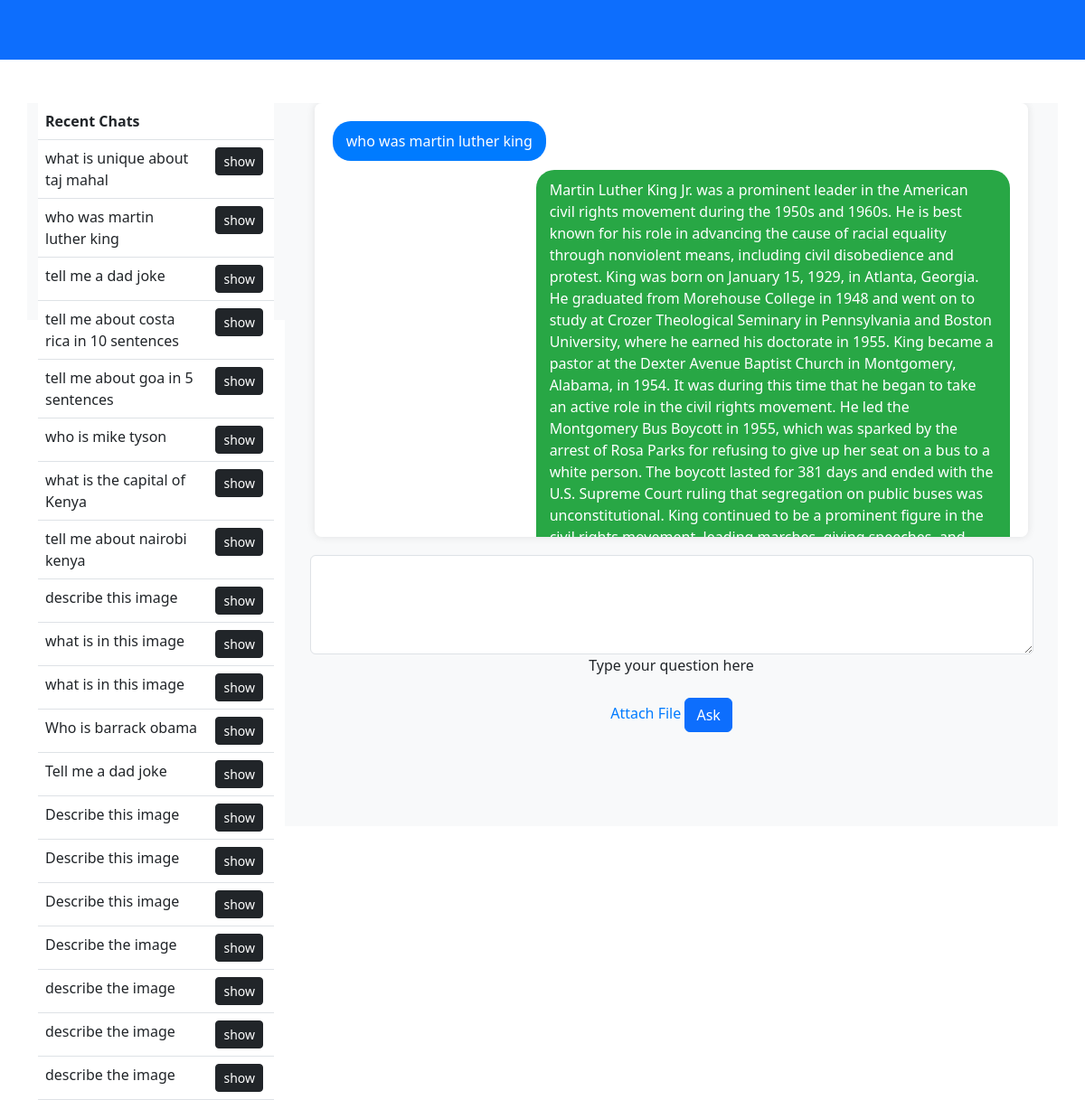
/load/c0f702d4-83d8-4f55-98b2-f9a04b19106a, run on the app's committed database.
### app.py (models this page shows)
class ChatHistory(db.Model):
    id = db.Column(db.String(36), primary_key=True)
    conversation_history = db.Column(db.Text)

### app.py (the view)
@app.route("/load/<id>", methods=['GET', 'POST'])
def loadChat(id):
    if request.method == 'GET':
        session_id = id
        conversation_history = get_or_create_session(session_id)
        user_messages = chat_history()
        print(f'I am clicked from table')
        return render_template('index.html', conversation_history=conversation_history, session_id=session_id, user_messages=user_messages)
    else:
        pass

### app.py (called while the page is built)
def get_or_create_session(session_id):
    existing_session = ChatHistory.query.filter_by(id=session_id).first()
    if existing_session:
        return json.loads(existing_session.conversation_history)
    else:
        new_entry = ChatHistory(id=session_id, conversation_history=json.dumps([]))
        db.session.add(new_entry)
        db.session.commit()
        return []

def chat_history():
    valid_chat_history = ChatHistory.query.filter(
        ChatHistory.id.isnot(None),
        ChatHistory.conversation_history != '[]'
    ).all()
    user_messages = []
    for entry in valid_chat_history:
        conversation = json.loads(entry.conversation_history)
        if conversation:
            first_user_message = next((msg["user"] for msg in conversation if "user" in msg), None)
            if first_user_message:
                user_messages.append({"id": entry.id, "user": first_user_message})
    return user_messages

### templates/index.html (shortened to what this page needs)
<!DOCTYPE html>
<html lang="en">
<head>
  <link href="https://cdn.jsdelivr.net/npm/bootstrap@5.3.0-alpha1/dist/css/bootstrap.min.css" rel="stylesheet">
</head>
<body>
<nav class="navbar navbar-expand-lg navbar-dark bg-primary">
  <div class="container">
    <div class="collapse navbar-collapse" id="navbarNav">
      <ul class="navbar-nav">
        <li class="nav-item">
          <a class="nav-link active" aria-current="page" href="#"></a>
        </li>
        <li class="nav-item">
          <a class="nav-link" href="#"></a>
        </li>
        <li class="nav-item">
          <a class="nav-link" href="#"></a>
        </li>
      </ul>
      <ul class="navbar-nav ml-auto">
        <li class="nav-item">
          <a class="nav-link " href="#">
          </a>
        </li>
      </ul>
    </div>
  </div>
</nav>
<div class="container mt-5">
  <div class="row">
    <div class="col-3 column1">
      <table class="table">
        <thead>
          <tr>
            <th>Recent Chats</th>
            <th></th>
          </tr>
        </thead>
        <tbody>
          {% for chat in user_messages %}
            <tr>
              <td>{{ chat.user}}</td>
              <td><a href="/load/{{ chat.id }}" type="button" class="btn btn-dark btn-sm mx-1">show</button></td>
            </tr>
          {% endfor %}
        </tbody>
      </table>
    </div>
    <div class="col-9 column2">
      <div class="chat-container">
        {% for entry in conversation_history %}
          {% if entry.user or entry.bot %}
            {% if entry.user %}
              <div class="chat-bubble user-bubble">
                {{ entry.user }}
              </div>
            {% endif %}
            {% if entry.bot %}
              <div class="chat-bubble bot-bubble">
                {{ entry.bot }}
              </div>
            {% endif %}
          {% endif %}
        {% endfor %}
      </div>
      <form action="/" method="post" enctype="multipart/form-data" class="chat-form">
        <div class="form-outline mb-3">
          <textarea class="form-control" id="user_input" name="user_input" rows="4"></textarea>
          <label class="form-label" for="user_input">Type your question here</label>
        </div>
        <label for="file_input" class="file-label"> Attach File</label>
        <input type="submit" value="Ask" class="btn btn-primary">
      </form>
    </div>
  </div>
</div>
</body>
</html>

### templates/index.html (style rules this page uses)
.column1, .column2 { height: 30vh; }
.column1 { background-color:#f8f9fa; }
.column2 { background-color: #f8f9fa; height: 100vh; overflow-y: auto; }
.container { min-height: 100%; display: flex; flex-direction: column; }
.chat-container { width: 95%; max-width: 800px; margin: auto; padding: 20px; border-radius: 8px; background-color: #fff; box-shadow: 0 0 10px rgba(0, 0, 0, 0.1); height: 60%; position: relative; overflow-y: auto; padding-bottom: 20px; padding-top:20px; }
.chat-bubble { max-width: 70%; margin-bottom: 10px; padding: 10px 15px; border-radius: 20px; position: relative; }
.user-bubble { background-color: #007bff; color: #ffffff; float: left; clear: both; }
.bot-bubble { background-color: #28a745; color: #ffffff; float: right; clear: both; }
.file-label { color: #007bff; cursor: pointer; }
.chat-form { max-width: 800px; margin: auto; width: 100%; text-align: center; margin-top: 20px; }
.form-control { width: 100%; }

### data on the page
ChatHistory: user "what is unique about taj mahal"
ChatHistory: user "who was martin luther king"
ChatHistory: user "tell me a dad joke"
ChatHistory: user "tell me about costa rica in 10 sentences"
ChatHistory: user "tell me about goa in 5 sentences"
ChatHistory: user "who is mike tyson"
ChatHistory: user "what is the capital of Kenya"
ChatHistory: user "tell me about nairobi kenya"
ChatHistory: user "describe this image"
ChatHistory: user "what is in this image"
ChatHistory: user "what is in this image"
ChatHistory: user "Who is barrack obama"
ChatHistory: user "Tell me a dad joke"
ChatHistory: user "Describe this image"
ChatHistory: user "Describe this image"
ChatHistory: user "Describe this image"
ChatHistory: user "Describe the image"
ChatHistory: user "describe the image"
ChatHistory: user "describe the image"
ChatHistory: user "describe the image"

### other printed values
{{ entry.user }} "who was martin luther king"
